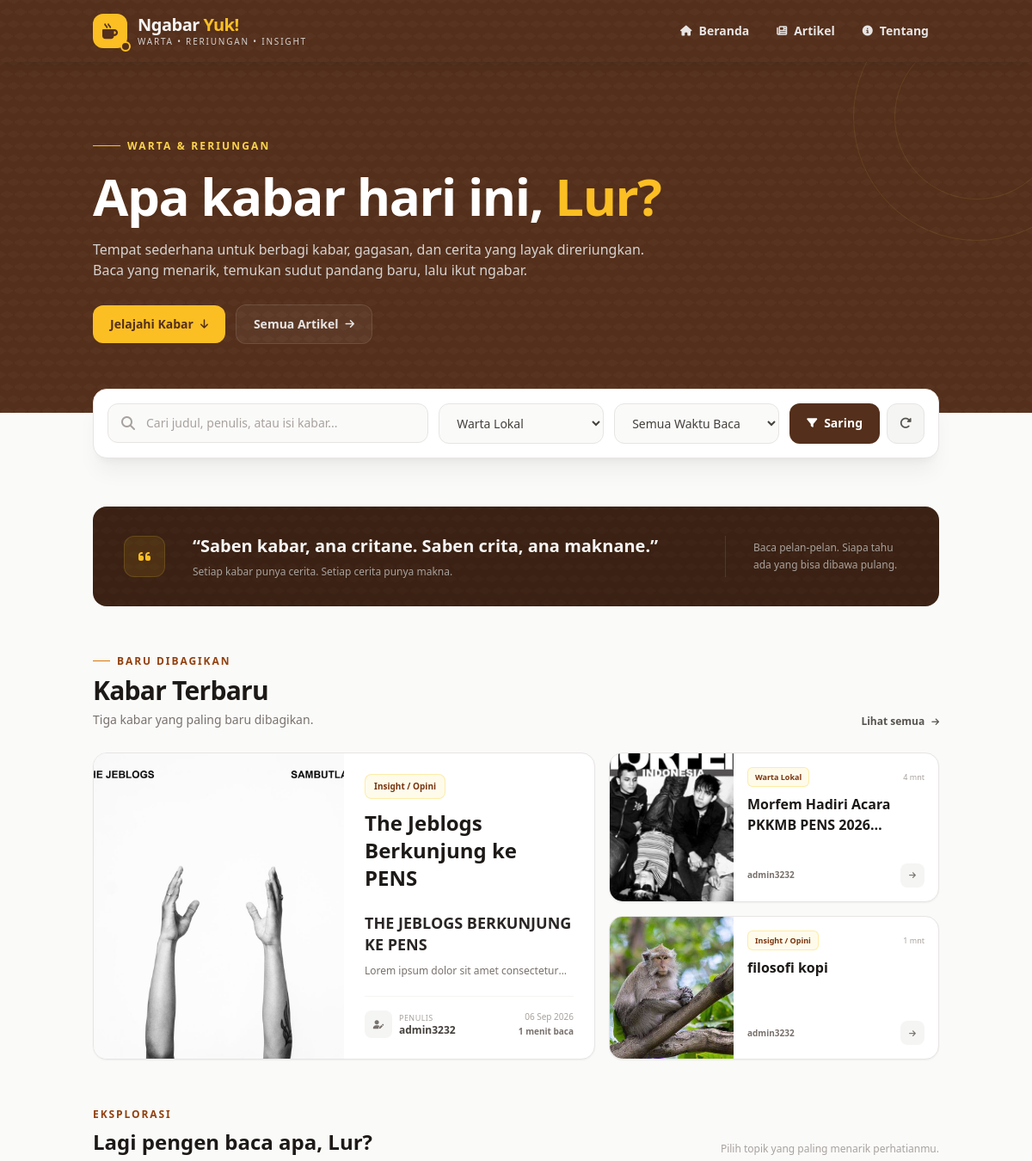
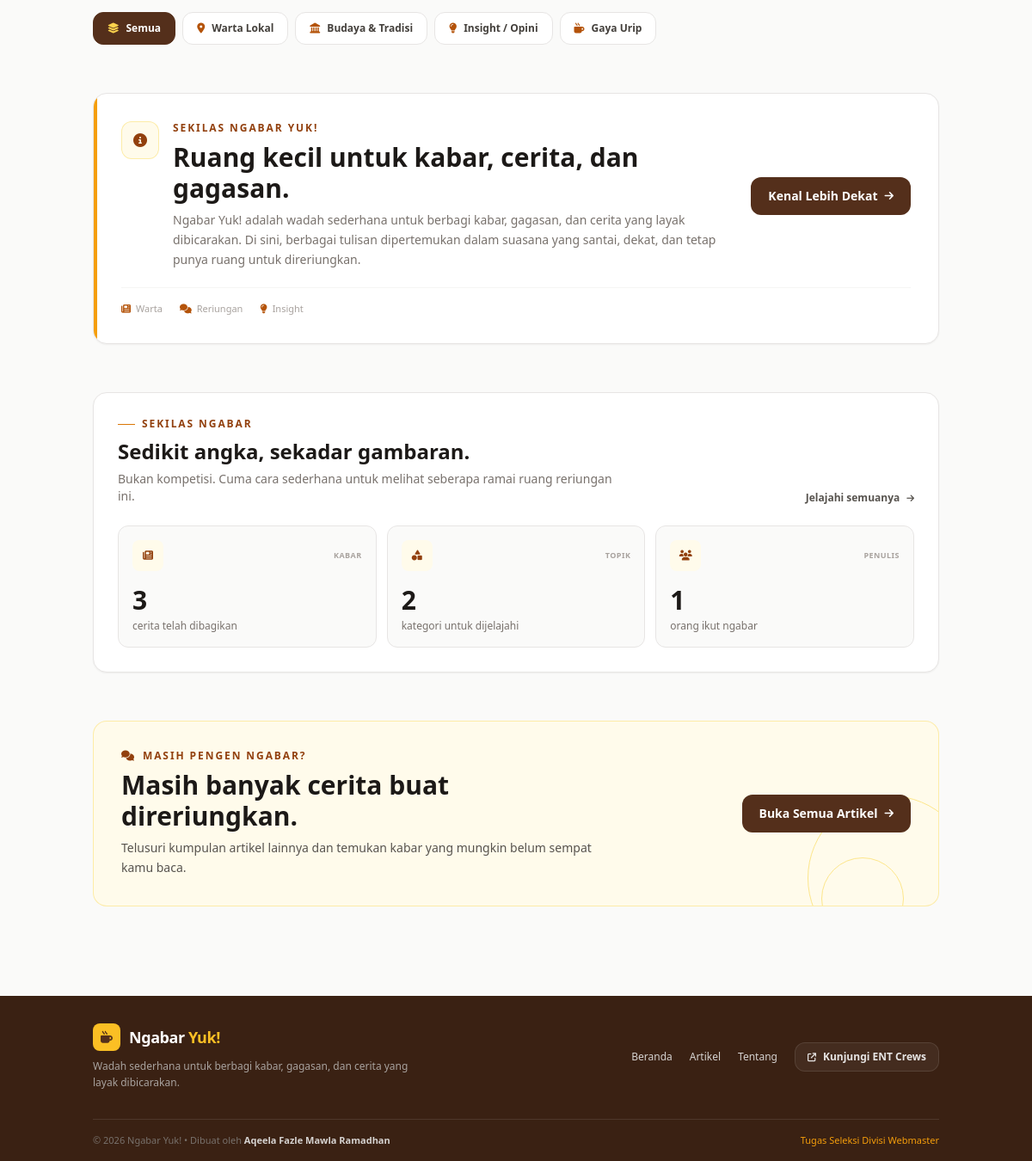
The app's page /index.php?kategori=Lokal with its own data (2 pictures, top to bottom).
### tables this page shows
CREATE TABLE IF NOT EXISTS `berita` (
  `id` int NOT NULL AUTO_INCREMENT,
  `judul` varchar(255) NOT NULL,
  `kategori` varchar(50) NOT NULL,
  `penulis` varchar(100) NOT NULL,
  `konten` text NOT NULL,
  `gambar` varchar(255) DEFAULT NULL,
  `read_time` int NOT NULL DEFAULT '1',
  `tanggal` timestamp NULL DEFAULT CURRENT_TIMESTAMP,
  PRIMARY KEY (`id`)
);

### index.php (the view, shortened to what the rows shown need)
<?php
require_once 'config.php';
$latestQuery = mysqli_query(
    $conn,
    "SELECT * FROM berita ORDER BY id DESC LIMIT 3"
);
$latestArticles = mysqli_fetch_all($latestQuery, MYSQLI_ASSOC);
$categoryLabels = [
    'Insight' => 'Insight / Opini',
    'Lokal' => 'Warta Lokal',
    'Budaya' => 'Budaya & Tradisi',
    'Gaya Urip' => 'Gaya Urip'
];
?>
<!DOCTYPE html>
<html lang="id">
<head>
    <script src="https://cdn.tailwindcss.com"></script>
    <link
        rel="stylesheet"
        href="https://cdnjs.cloudflare.com/ajax/libs/font-awesome/6.4.0/css/all.min.css">
</head>
<body class="bg-stone-50 text-stone-800 antialiased min-h-screen flex flex-col selection:bg-amber-200 selection:text-amber-900">
    <main class="flex-1">
        <section class="relative overflow-hidden bg-[#542f1b] text-white">
            <div class="relative max-w-5xl mx-auto px-5 py-14 md:py-20">
                <div class="max-w-3xl">
                    <h1 class="text-4xl md:text-5xl lg:text-6xl font-black tracking-tight leading-[1.04]">
                        Apa kabar hari ini,
                        <span class="text-amber-400">
                            Lur?
                        </span>
                    </h1>
                </div>
            </div>
        </section>
        <section
            id="kabar"
            class="max-w-5xl mx-auto px-5 pt-12 md:pt-14">
            <div class="flex flex-col sm:flex-row sm:items-end sm:justify-between gap-4 mb-7">
                <div>
                    <h2 class="text-2xl md:text-3xl font-black text-stone-900 tracking-tight">
                        Kabar Terbaru
                    </h2>
                </div>
            </div>
            <?php if (count($latestArticles) > 0): ?>
                <div class="grid grid-cols-1 lg:grid-cols-5 gap-4">
                    <?php $featured = $latestArticles[0]; ?>
                    <article class="latest-card lg:col-span-3 bg-white border border-stone-200 rounded-2xl overflow-hidden shadow-sm">
                        <div class="grid grid-cols-1 sm:grid-cols-2 h-full">
                            <div class="relative min-h-[230px] sm:min-h-full bg-stone-100 overflow-hidden">
                                <?php if (!empty($featured['gambar']) && file_exists('assets/img/' . $featured['gambar'])): ?>
                                    <a href="detail.php?id=<?= $featured['id']; ?>">
                                        <img
                                            src="assets/img/<?= htmlspecialchars($featured['gambar']); ?>"
                                            alt="<?= htmlspecialchars($featured['judul']); ?>"
                                            class="latest-image absolute inset-0 w-full h-full object-cover">
                                    </a>
                                <?php endif; ?>
                            </div>
                            <div class="p-5 md:p-6 flex flex-col justify-between">
                                <div>
                                    <div class="flex items-center gap-2 mb-3">
                                        <span class="inline-flex bg-amber-50 border border-amber-200/70 text-amber-900 text-[10px] font-bold px-2.5 py-1.5 rounded-lg">
                                            <?= htmlspecialchars($categoryLabels[$featured['kategori']] ?? $featured['kategori']); ?>
                                        </span>
                                    </div>
                                    <h3 class="text-xl md:text-2xl font-black text-stone-900 leading-tight hover:text-[#542f1b] transition">
                                        <a href="detail.php?id=<?= $featured['id']; ?>">
                                            <?= htmlspecialchars($featured['judul']); ?>
                                        </a>
                                    </h3>
                                    <div class="article-preview text-xs text-stone-500 leading-relaxed mt-3 line-clamp-3">
                                        <?= $featured['konten']; ?>
                                    </div>
                                </div>
                                <div class="mt-5 pt-4 border-t border-stone-100">
                                    <div class="flex items-center justify-between gap-3">
                                        <div class="flex items-center gap-2 min-w-0">
                                            <div class="w-8 h-8 rounded-lg bg-stone-100 text-stone-500 flex items-center justify-center flex-shrink-0">
                                                <i class="fa-solid fa-user-pen text-[10px]"></i>
                                            </div>
                                            <div class="min-w-0">
                                                <p class="text-[9px] text-stone-400 uppercase tracking-wider">
                                                    Penulis
                                                </p>
                                                <a
                                                    href="author.php?nama=<?= urlencode($featured['penulis']); ?>"
                                                    class="text-xs font-bold text-stone-700 hover:text-amber-800 truncate block">
                                                    <?= htmlspecialchars($featured['penulis']); ?>
                                                </a>
                                            </div>
                                        </div>
                                        <div class="text-right flex-shrink-0">
                                            <p class="text-[10px] text-stone-400">
                                                <?= date('d M Y', strtotime($featured['tanggal'])); ?>
                                            </p>
                                            <p class="text-[10px] text-stone-500 font-semibold mt-0.5">
                                                <?= (int)$featured['read_time']; ?> menit baca
                                            </p>
                                        </div>
                                    </div>
                                </div>
                            </div>
                        </div>
                    </article>
                    <div class="lg:col-span-2 grid grid-cols-1 gap-4">
                        <?php for ($i = 1; $i < count($latestArticles); $i++): ?>
                            <?php $row = $latestArticles[$i]; ?>
                            <article class="latest-card bg-white border border-stone-200 rounded-2xl overflow-hidden shadow-sm">
                                <div class="flex h-full min-h-[145px]">
                                    <div class="w-32 sm:w-36 flex-shrink-0 bg-stone-100 overflow-hidden">
                                        <?php if (!empty($row['gambar']) && file_exists('assets/img/' . $row['gambar'])): ?>
                                            <a href="detail.php?id=<?= $row['id']; ?>">
                                                <img
                                                    src="assets/img/<?= htmlspecialchars($row['gambar']); ?>"
                                                    alt="<?= htmlspecialchars($row['judul']); ?>"
                                                    class="latest-image w-full h-full object-cover">
                                            </a>
                                        <?php endif; ?>
                                    </div>
                                    <div class="p-4 flex-1 min-w-0 flex flex-col">
                                        <div class="flex items-center justify-between gap-2">
                                            <span class="inline-flex max-w-[70%] truncate bg-amber-50 border border-amber-200/70 text-amber-900 text-[9px] font-bold px-2 py-1 rounded-md">
                                                <?= htmlspecialchars($categoryLabels[$row['kategori']] ?? $row['kategori']); ?>
                                            </span>
                                            <span class="text-[9px] text-stone-400 whitespace-nowrap">
                                                <?= (int)$row['read_time']; ?> mnt
                                            </span>
                                        </div>
                                        <h3 class="latest-title text-sm md:text-base font-black text-stone-900 leading-snug mt-2 hover:text-[#542f1b] transition">
                                            <a href="detail.php?id=<?= $row['id']; ?>">
                                                <?= htmlspecialchars($row['judul']); ?>
                                            </a>
                                        </h3>
                                        <div class="mt-auto pt-3 flex items-center justify-between gap-2">
                                            <a
                                                href="author.php?nama=<?= urlencode($row['penulis']); ?>"
                                                class="text-[10px] font-semibold text-stone-500 hover:text-amber-800 truncate">
                                                <?= htmlspecialchars($row['penulis']); ?>
                                            </a>
                                            <a
                                                href="detail.php?id=<?= $row['id']; ?>"
                                                class="w-7 h-7 rounded-lg bg-stone-100 hover:bg-[#542f1b] text-stone-500 hover:text-white flex items-center justify-center transition flex-shrink-0">
                                                <i class="fa-solid fa-arrow-right text-[9px]"></i>
                                            </a>
                                        </div>
                                    </div>
                                </div>
                            </article>
                        <?php endfor; ?>
                    </div>
                </div>
            <?php endif; ?>
        </section>
        <section class="max-w-5xl mx-auto px-5 pt-12 md:pt-14">
            <div class="flex flex-col md:flex-row md:items-end md:justify-between gap-4 mb-5">
                <div>
                    <h2 class="text-2xl font-black text-stone-900">
                        Lagi pengen baca apa, Lur?
                    </h2>
                </div>
            </div>
        </section>
        <section class="max-w-5xl mx-auto px-5 pt-12 md:pt-14">
            <div class="relative overflow-hidden rounded-2xl bg-white border border-stone-200 shadow-sm">
                <div class="p-6 md:p-8">
                    <div class="flex flex-col md:flex-row md:items-center md:justify-between gap-6">
                        <div class="flex items-start gap-4">
                            <div>
                                <h2 class="text-2xl md:text-3xl font-black text-stone-900 leading-tight">
                                    Ruang kecil untuk kabar, cerita, dan gagasan.
                                </h2>
                            </div>
                        </div>
                    </div>
                </div>
            </div>
        </section>
        <section class="max-w-5xl mx-auto px-5 pt-12 md:pt-14">
            <div class="bg-white border border-stone-200 rounded-2xl overflow-hidden shadow-sm">
                <div class="p-6 md:p-7">
                    <div class="flex flex-col md:flex-row md:items-end md:justify-between gap-4">
                        <div>
                            <h2 class="text-2xl font-black text-stone-900">
                                Sedikit angka, sekadar gambaran.
                            </h2>
                        </div>
                    </div>
                </div>
            </div>
        </section>
        <section class="max-w-5xl mx-auto px-5 py-12 md:py-14">
            <div class="relative overflow-hidden rounded-2xl bg-amber-50 border border-amber-200/70">
                <div class="relative p-6 md:p-8 flex flex-col md:flex-row md:items-center md:justify-between gap-6">
                    <div class="max-w-xl">
                        <h2 class="text-2xl md:text-3xl font-black text-stone-900 leading-tight">
                            Masih banyak cerita
                            buat direriungkan.
                        </h2>
                    </div>
                </div>
            </div>
        </section>
    </main>
</body>
</html>

### records on screen
berita: gambar (picture), kategori "Insight / Opini", judul "The Jeblogs Berkunjung ke PENS", konten "THE JEBLOGS BERKUNJUNG KE PENS Lorem ipsum dolor sit amet…", penulis "admin3232", tanggal "06 Sep 2026", read_time "1"
berita: gambar (picture), kategori "Warta Lokal", read_time "4", judul "Morfem Hadiri Acara PKKMB PENS…", penulis "admin3232"
berita: gambar (picture), kategori "Insight / Opini", read_time "1", judul "filosofi kopi", penulis "admin3232"

### other values on screen
$totalKabar "3"
$totalKategori "2"
$totalPenulis "1"
